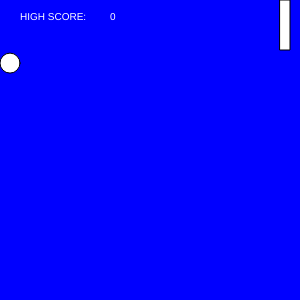
Frame 1 (no input)
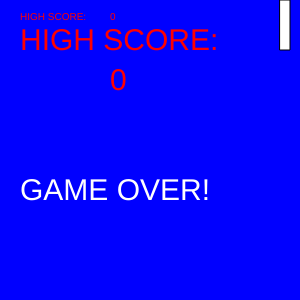
Frame 60 (no input)
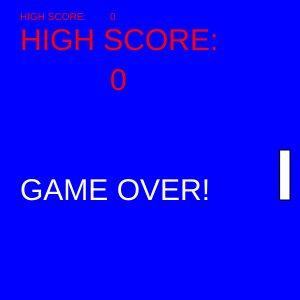
Frame 120 (the mouse pressed at the canvas centre since frame 60)

The p5.js sketch that drew these frames (run headless with seeded random() and noise() and a simulated clock; from frame 60 on, the mouse is pressed at the canvas centre):

// p5.js sketch
// ── sketch.js
var x; // Start by creating a variable called x, this value needs to change every frame
var y;

let width = 300;
let score = 0;
let gameover = false;
let win = false;

function setup() {
  createCanvas(300, 300);
  background(220);
  x = 0; // Start at the left edge of the canvas
  y = 60;
  xspeed = 10;
  yspeed = 3;
  
}

function draw() {
  frameRate(30);
  if (score>3) {
    win = true;
  }
  if (win) {
    background(0,255,0);
  }
  else {
    background('blue');
  }
  fill(255);
  x = x + xspeed; // Move slightly to the right every frame by
  yspeed = yspeed + 0.1;  
  y = y + yspeed;
  
  
  
	if (x > width-10){
      gameover = true;
      }
  if (x < 10){
      x = 10;
      xspeed *= -0.5 ;
      }
  
  	if (y > width-10){
      y = width-10;
      yspeed *= -1;
//        text('TALALKOZÁS', 10, 30);

      }
  if (y < 10){
      yspeed *= -1;
      y = 10;
      }
  
  if (ellipseMeetsRectangle(x,y)) {
    xspeed = -2*abs(xspeed);
    yspeed *= 1.25;
    text('ÜTKÖZÉS!!!',20,20);
    score = score+1;
  }
    
  
  fill(255);
  ellipse(x, y, 20, 20);
//  fill(255);
//  text(yspeed, 10, 30);
  rect(280,mouseY,10,50);
  
  if (gameover) {
    textSize(30);
    text("GAME OVER!",20,200);
    fill('red')
    text('HIGH SCORE: ',20,50);
    text(score,110,90);

  }
    if (win) {
          textSize(30);
          text("YOU WIN!",20,150);
//          background('blue');

    }
    textSize(10);
    text('HIGH SCORE: ',20,20);
    text(score,110,20);
}

function ellipseMeetsRectangle(x,y) {

  
  if (abs(x-280)<10 && (abs(y-mouseY)<50)) {
    return true;
  }
  else {
    return false;
  }
}
